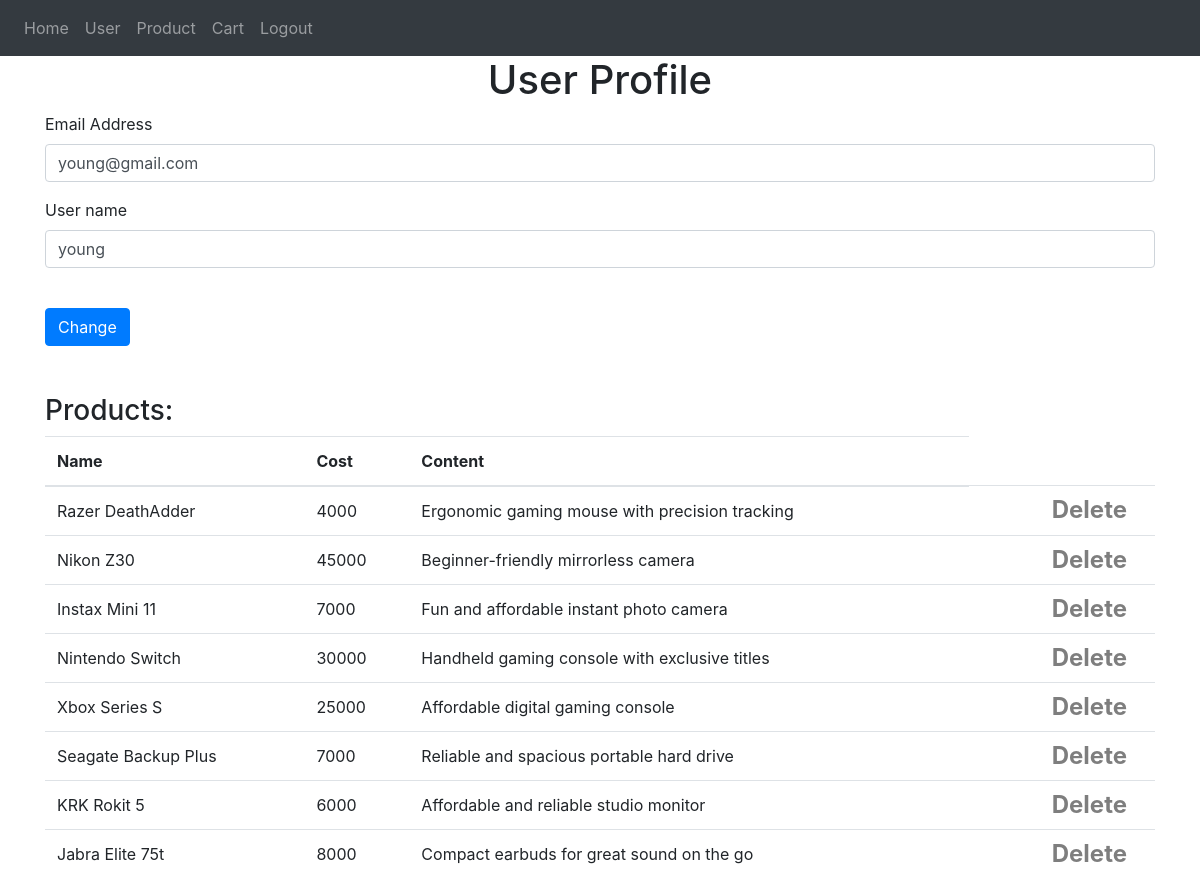
Screenshot of /user_profile (signed in) with the database file from the repository.
### website/model.py (models this page shows)
class User(db.Model,UserMixin):
    id = db.Column(db.Integer, primary_key=True)
    email = db.Column(db.String(100),unique=True)
    password = db.Column(db.String(150))
    name = db.Column(db.String(150))
    date = db.Column(db.DateTime(timezone=True),default=func.now())
    role = db.Column(db.String(10), default='user',nullable=False)
    own_products = db.relationship('Product', foreign_keys='Product.owner_id',back_populates='owner',cascade="all, delete-orphan")
    buy_products = db.relationship('Product', secondary = user_product_association ,back_populates='buyer')

class Product(db.Model):
    id = db.Column(db.Integer, primary_key=True)
    name = db.Column(db.String(150))
    content = db.Column(db.String(150))
    cost = db.Column(db.Integer)
    date = db.Column(db.DateTime(timezone=True),default=func.now())
    owner_id = db.Column(db.Integer, db.ForeignKey('user.id'))
    buyer_id = db.Column(db.Integer, db.ForeignKey('user.id'))
    owner = db.relationship('User', foreign_keys=[owner_id], back_populates='own_products')
    buyer = db.relationship('User', secondary = user_product_association, back_populates='buy_products')

### website/views.py (the view, shortened to what this page needs)
@login_required
@views.route('user_profile', methods=['POST','GET'])
def user_profile():
    return render_template('user_profile.html', user=current_user)

### website/__init__.py (called while the page is built)
def create_app():
    app = Flask(__name__)
    app.config['SECRET_KEY'] = 'melvin1234'
    app.config['SQLALCHEMY_DATABASE_URI'] = f'sqlite:///{DB_NAME}'
    db.init_app(app)
    from .views import views
    from .auth import auth
    app.register_blueprint(views,url_prefix='/')
    app.register_blueprint(auth,url_prefix='/')
    from website import model
    with app.app_context():
        db.create_all()
    login_manager = LoginManager()
    login_manager.login_view = 'auth.login'
    login_manager.init_app(app)
    @login_manager.user_loader
    def load_user(id):
        return model.User.query.get(int(id))
    return app

### website/templates/user_profile.html (shortened to what this page needs)
{% extends "base.html" %}
{% block content %}
<h1 align="center">User Profile</h1>
<form method="POST">
  <div class="form-group">
    <label for="email"> Email Address </label>
    <input type="text" class="form-control" id="email" name="email" value="{{user.email}}" />
  </div>
  <div class="form-group">
    <label for="Username"> User name </label>
    <input type="text" class="form-control" id="Username" name="username" value="{{user.name}}" />
  </div>
  <br />
  <button class="btn btn-primary" type="submit">Change</button>
</form>
<h3 class="mt-5">Products:</h3>
<table class="table">
    <thead>
      <tr>
        <th>Name</th>
        <th>Cost</th>
        <th>Content</th>
      </tr>
    </thead>
    <tbody>
      {% for product in user.own_products %}
      <tr>
        <td>{{ product.name }}</td>
        <td>{{ product.cost }}</td>
        <td>{{ product.content }}</td>
        <td>
          <button class="close mx-3" type="button" onclick="deleteproduct({{product.id}})">
            <span aria-hidden="true"> Delete </span>
        </button>
        </td>
      </tr>
      {% endfor %}
    </tbody>
  </table>
{% endblock %}

### website/templates/base.html (shortened to what this page needs)
<!DOCTYPE html>
<html>
  <head>
    <link rel="stylesheet" href="https://stackpath.bootstrapcdn.com/bootstrap/4.4.1/css/bootstrap.min.css" />
    <link rel="stylesheet" href="https://stackpath.bootstrapcdn.com/font-awesome/4.7.0/css/font-awesome.min.css" />
  </head>
  <body>
    <nav class="navbar navbar-expand-lg navbar-dark bg-dark">
      <div class="collapse navbar-collapse" id="navbar">
        <div class="navbar-nav">
          <a href="/" class="nav-item nav-link" id="home">Home</a>
          {% if user.is_authenticated %}
          <a href="/user_profile" class="nav-item nav-link" id="user_profile">User</a>
          <a href="/user_products" class="nav-item nav-link" id="cart"> Product </a>
          <a href="/cart" class="nav-item nav-link" id="cart"> Cart </a>
          <a href="/logout" class="nav-item nav-link" id="logout">Logout</a>
          {% else %}
          <a href="/login" class="nav-item nav-link" id="login">Login</a>
          <a href="/signup" class="nav-item nav-link" id="signup">Sign Up</a>
          {% endif %}
        </div>
      </div>
    </nav>
    <div class="container">{% block content %} {% endblock %}</div>
  </body>
</html>

### rows the page displays
User: email "young@gmail.com", username "young"
Product: name "Razer DeathAdder", cost "4000", content "Ergonomic gaming mouse with precision tracking"
Product: name "Nikon Z30", cost "45000", content "Beginner-friendly mirrorless camera"
Product: name "Instax Mini 11", cost "7000", content "Fun and affordable instant photo camera"
Product: name "Nintendo Switch", cost "30000", content "Handheld gaming console with exclusive titles"
Product: name "Xbox Series S", cost "25000", content "Affordable digital gaming console"
Product: name "Seagate Backup Plus", cost "7000", content "Reliable and spacious portable hard drive"
Product: name "KRK Rokit 5", cost "6000", content "Affordable and reliable studio monitor"
Product: name "Jabra Elite 75t", cost "8000", content "Compact earbuds for great sound on the go"
